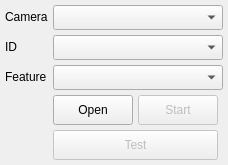
             <widget class="QWidget" name="tabCamera">
              <attribute name="title">
               <string>Camera</string>
              </attribute>
              <layout class="QGridLayout" name="gridLayoutCamera" rowstretch="1,1,1,3,0" columnstretch="1,3,3,0">
               <property name="leftMargin">
                <number>5</number>
               </property>
               <property name="topMargin">
                <number>5</number>
               </property>
               <property name="rightMargin">
                <number>5</number>
               </property>
               <property name="bottomMargin">
                <number>5</number>
               </property>
               <property name="spacing">
                <number>5</number>
               </property>
               <item row="2" column="1" colspan="3">
                <widget class="QComboBox" name="combo_feature">
                 <property name="sizePolicy">
                  <sizepolicy hsizetype="Minimum" vsizetype="Fixed">
                   <horstretch>0</horstretch>
                   <verstretch>0</verstretch>
                  </sizepolicy>
                 </property>
                 <property name="minimumSize">
                  <size>
                   <width>0</width>
                   <height>25</height>
                  </size>
                 </property>
                </widget>
               </item>
               <item row="2" column="0">
                <widget class="QLabel" name="label_feature">
                 <property name="sizePolicy">
                  <sizepolicy hsizetype="Minimum" vsizetype="Fixed">
                   <horstretch>0</horstretch>
                   <verstretch>0</verstretch>
                  </sizepolicy>
                 </property>
                 <property name="text">
                  <string>Feature</string>
                 </property>
                </widget>
               </item>
               <item row="1" column="1" colspan="3">
                <widget class="QComboBox" name="combo_id_camera">
                 <property name="sizePolicy">
                  <sizepolicy hsizetype="Minimum" vsizetype="Fixed">
                   <horstretch>0</horstretch>
                   <verstretch>0</verstretch>
                  </sizepolicy>
                 </property>
                 <property name="minimumSize">
                  <size>
                   <width>0</width>
                   <height>25</height>
                  </size>
                 </property>
                </widget>
               </item>
               <item row="0" column="0">
                <widget class="QLabel" name="label_camera">
                 <property name="sizePolicy">
                  <sizepolicy hsizetype="Minimum" vsizetype="Fixed">
                   <horstretch>0</horstretch>
                   <verstretch>0</verstretch>
                  </sizepolicy>
                 </property>
                 <property name="text">
                  <string>Camera</string>
                 </property>
                </widget>
               </item>
               <item row="0" column="1" colspan="3">
                <widget class="QComboBox" name="combo_type_camera">
                 <property name="sizePolicy">
                  <sizepolicy hsizetype="Minimum" vsizetype="Fixed">
                   <horstretch>0</horstretch>
                   <verstretch>0</verstretch>
                  </sizepolicy>
                 </property>
                 <property name="minimumSize">
                  <size>
                   <width>0</width>
                   <height>25</height>
                  </size>
                 </property>
                </widget>
               </item>
               <item row="1" column="0">
                <widget class="QLabel" name="label_id">
                 <property name="sizePolicy">
                  <sizepolicy hsizetype="Minimum" vsizetype="Fixed">
                   <horstretch>0</horstretch>
                   <verstretch>0</verstretch>
                  </sizepolicy>
                 </property>
                 <property name="text">
                  <string>ID</string>
                 </property>
                </widget>
               </item>
               <item row="3" column="2">
                <widget class="QPushButton" name="btn_start_camera">
                 <property name="enabled">
                  <bool>false</bool>
                 </property>
                 <property name="sizePolicy">
                  <sizepolicy hsizetype="Minimum" vsizetype="Fixed">
                   <horstretch>0</horstretch>
                   <verstretch>0</verstretch>
                  </sizepolicy>
                 </property>
                 <property name="minimumSize">
                  <size>
                   <width>0</width>
                   <height>30</height>
                  </size>
                 </property>
                 <property name="text">
                  <string>Start</string>
                 </property>
                </widget>
               </item>
               <item row="3" column="1">
                <widget class="QPushButton" name="btn_open_camera">
                 <property name="sizePolicy">
                  <sizepolicy hsizetype="Minimum" vsizetype="Fixed">
                   <horstretch>0</horstretch>
                   <verstretch>0</verstretch>
                  </sizepolicy>
                 </property>
                 <property name="minimumSize">
                  <size>
                   <width>0</width>
                   <height>30</height>
                  </size>
                 </property>
                 <property name="text">
                  <string>Open</string>
                 </property>
                </widget>
               </item>
               <item row="4" column="1" colspan="2">
                <widget class="QPushButton" name="btn_test_camera">
                 <property name="enabled">
                  <bool>false</bool>
                 </property>
                 <property name="minimumSize">
                  <size>
                   <width>0</width>
                   <height>30</height>
                  </size>
                 </property>
                 <property name="text">
                  <string>Test</string>
                 </property>
                </widget>
               </item>
              </layout>
             </widget>
